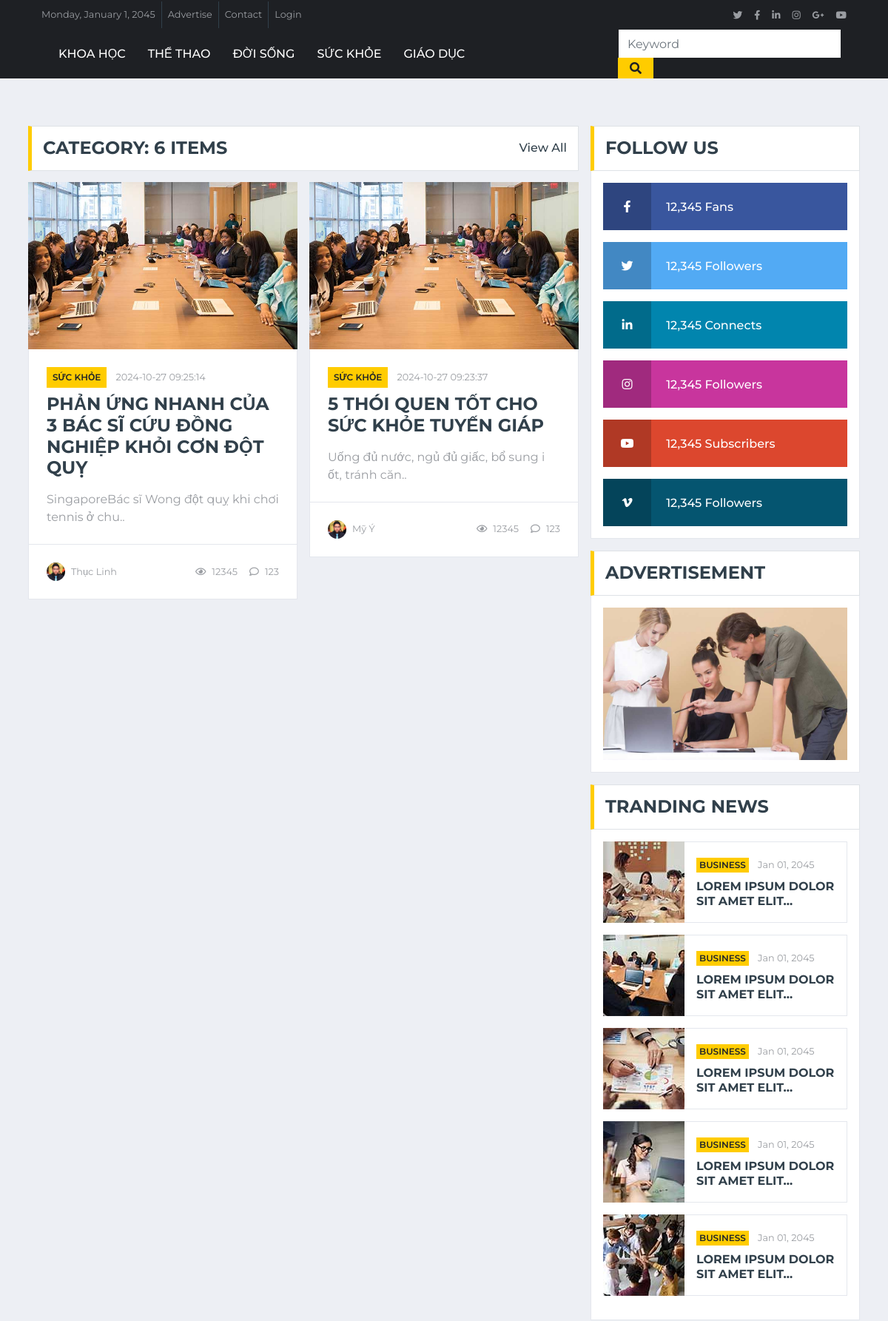
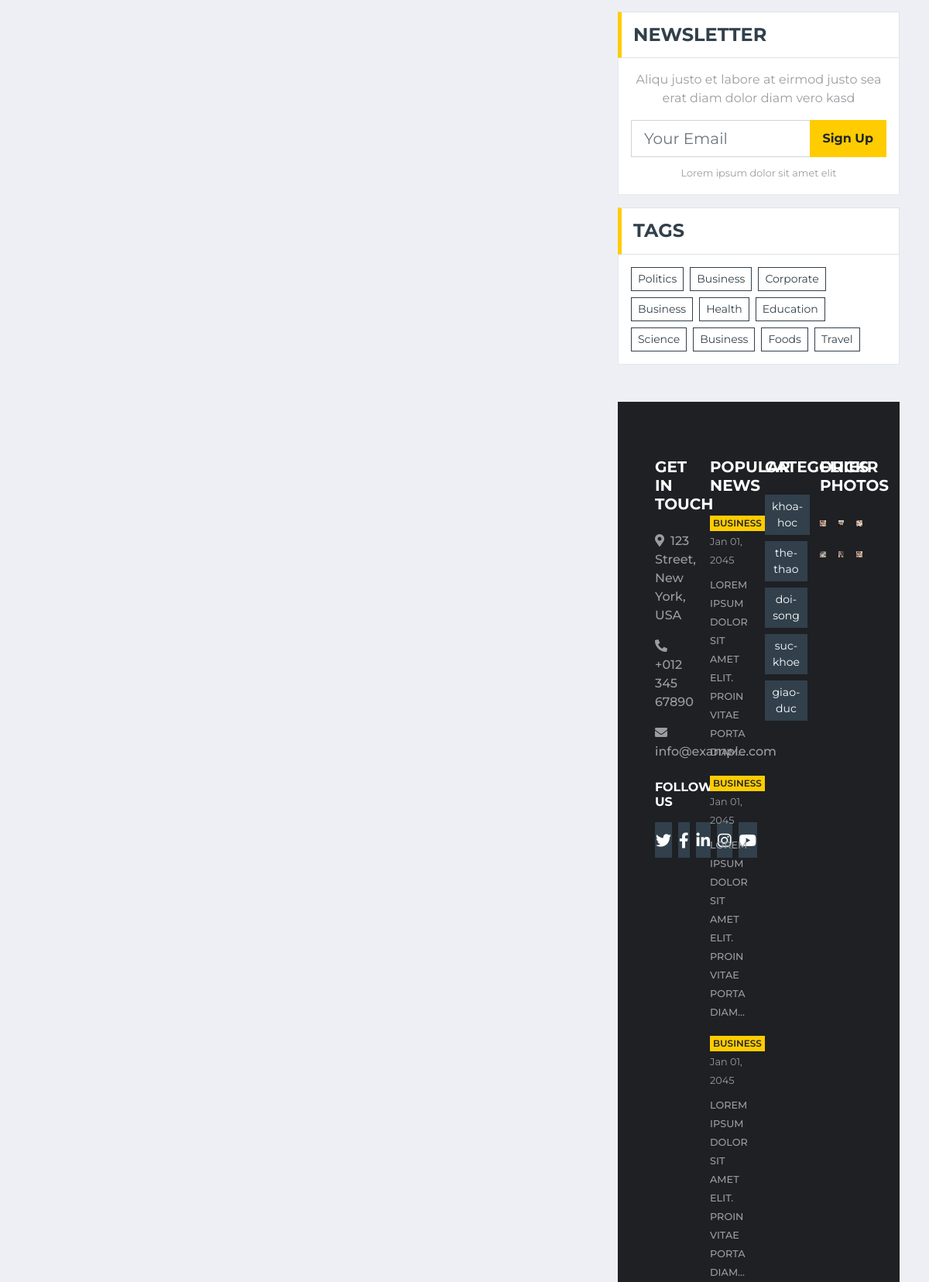
The page /archive.php?cate-id=4 (upper part) on the database its author committed (2 pictures, top to bottom).
### tables this page shows
CREATE TABLE IF NOT EXISTS `categories` (
  `id` int NOT NULL AUTO_INCREMENT,
  `name` varchar(225) NOT NULL,
  `slug` varchar(225) NOT NULL,
  `parent` int NOT NULL DEFAULT '0',
  PRIMARY KEY (`id`)
);

CREATE TABLE IF NOT EXISTS `items` (
  `id` int NOT NULL AUTO_INCREMENT,
  `title` varchar(225) NOT NULL,
  `excerpt` varchar(225) NOT NULL,
  `content` text NOT NULL,
  `image` varchar(225) NOT NULL,
  `category` int NOT NULL,
  `featured` int NOT NULL DEFAULT '0',
  `views` int NOT NULL,
  `created_at` timestamp NOT NULL DEFAULT CURRENT_TIMESTAMP,
  `updated_at` timestamp NOT NULL DEFAULT CURRENT_TIMESTAMP,
  `author` int NOT NULL,
  PRIMARY KEY (`id`)
);

CREATE TABLE IF NOT EXISTS `users` (
  `id` int NOT NULL AUTO_INCREMENT,
  `name` varchar(225) NOT NULL,
  PRIMARY KEY (`id`)
);

### model/db.php (called while the page is built)
<?php
class Db
{
    public static $connection;
    public function __construct()
    {
        if (!self::$connection) {
            self::$connection = new mysqli(DB_HOST, DB_USER, DB_PASSWORD, DB_NAME, PORT);
            self::$connection->set_charset(DB_CHARSET);
        }
        return self::$connection;
    }
}

### model/categories.php (called while the page is built, shortened)
<?php
class categories extends Db
{
    public function getAllCate()
    {
        $sql = self::$connection->prepare("SELECT * FROM categories");
        $sql->execute();
        $categories = $sql->get_result()->fetch_all(MYSQLI_ASSOC);
        return $categories;
    }
}

### model/items.php (called while the page is built, shortened)
<?php
class item extends Db
{
    public function getAllItem()
    {
        $sql = self::$connection->prepare("SELECT * FROM items");
        $sql->execute();
        $item = $sql->get_result()->fetch_all(MYSQLI_ASSOC);
        return $item;
    }
    public function TinNoiBat($start, $end)
    {
        $sql = self::$connection->prepare('SELECT items.*, categories.name AS tenCate
        FROM items
        JOIN categories ON items.category = categories.id
        ORDER BY items.created_at DESC
        LIMIT ?, ?');
        $sql->bind_param('ii', $start, $end);
        $sql->execute();
        $item = $sql->get_result()->fetch_all(MYSQLI_ASSOC);
        return $item;
    }
    public function getAllItemByCate($cate_id)
    {
        $sql = self::$connection->prepare('SELECT * FROM items WHERE category = ? ');
        $sql->bind_param('i', $cate_id);
        $sql->execute();
        $item = $sql->get_result()->fetch_all(MYSQLI_ASSOC);
        return $item;
    }
    public function getItemByCate($cate_id, $page, $count)
    {
        $start = ($page - 1) * $count;
        $sql = self::$connection->prepare('SELECT items.*, categories.name AS nameCate, users.name as authors FROM items
        JOIN categories on categories.id = items.category
        JOIN users on users.id = items.author
        WHERE category LIKE ?
        ORDER BY created_at desc
        LIMIT ?, ?');
        $sql->bind_param('iii', $cate_id, $start, $count);
        $sql->execute();
        $item = $sql->get_result()->fetch_all(MYSQLI_ASSOC);
        return $item;
    }
}

### archive.php (the view, shortened to what this page needs)
<?php include "header.php";
if (isset($_GET['cate-id'])) :
    $cate_id = $_GET['cate-id'];
    $perPage = 2;
    $page = isset($_GET['page']) ? $_GET['page'] : 1;
    $total = count($item->getAllItemByCate($cate_id));
?>
    <div class="container-fluid mt-5 pt-3">
        <div class="container">
            <div class="row">
                <div class="col-lg-8">
                    <div class="row">
                        <div class="col-12">
                            <div class="section-title">
                                <h4 class="m-0 text-uppercase font-weight-bold">Category: <?php echo $total ?> items</h4>
                                <a class="text-secondary font-weight-medium text-decoration-none" href="">View All</a>
                            </div>
                        </div>
                        <?php
                        $getInfoItemByCate = $item->getItemByCate($cate_id, $page, $perPage);
                        foreach ($getInfoItemByCate as $key => $value):
                        ?>
                            <div class="col-lg-6">
                                <div class="position-relative mb-3">
                                    <img class="img-fluid w-100" src="img/news-700x435-1.jpg" style="object-fit: cover;">
                                    <div class="bg-white border border-top-0 p-4">
                                        <div class="mb-2">
                                            <a class="badge badge-primary text-uppercase font-weight-semi-bold p-2 mr-2"
                                                href=""><?php echo $value['nameCate'] ?></a>
                                            <a class="text-body" href=""><small><?php echo $value['created_at'] ?></small></a>
                                        </div>
                                        <a class="h4 d-block mb-3 text-secondary text-uppercase font-weight-bold" href=""><?php echo $value['title'] ?></a>
                                        <p class="m-0"><?php echo $value['excerpt'] ?></p>
                                    </div>
                                    <div class="d-flex justify-content-between bg-white border border-top-0 p-4">
                                        <div class="d-flex align-items-center">
                                            <img class="rounded-circle mr-2" src="img/user.jpg" width="25" height="25" alt="">
                                            <small><?php echo $value['authors'] ?></small>
                                        </div>
                                        <div class="d-flex align-items-center">
                                            <small class="ml-3"><i class="far fa-eye mr-2"></i>12345</small>
                                            <small class="ml-3"><i class="far fa-comment mr-2"></i>123</small>
                                        </div>
                                    </div>
                                </div>
                            </div>
                        <?php endforeach; ?>
                    </div>
                </div>
                <div class="col-lg-4">
                    <?php include "social-sidebar.php" ?>
        <?php
    endif;
    require "footer.php";
        ?>

### header.php (shortened to what this page needs)
<?php
require "model/db.php";
require "model/categories.php";
require "model/items.php";
$item = new Item();
$getAllItem = $item->getAllItem();
$getTinNoiBatKhac = $item->TinNoiBat(2, 4);
$categories = new categories();
$getAllCate = $categories->getAllCate();
?>
<!DOCTYPE html>
<html lang="en">
<head>
    <link href="https://cdnjs.cloudflare.com/ajax/libs/font-awesome/5.15.0/css/all.min.css" rel="stylesheet">
    <link href="lib/owlcarousel/assets/owl.carousel.min.css" rel="stylesheet">
    <link href="css/style.css" rel="stylesheet">
</head>
<body>
    <div class="container-fluid d-none d-lg-block">
        <div class="row align-items-center bg-dark px-lg-5">
            <div class="col-lg-9">
                <nav class="navbar navbar-expand-sm bg-dark p-0">
                    <ul class="navbar-nav ml-n2">
                        <li class="nav-item border-right border-secondary">
                            <a class="nav-link text-body small" href="#">Monday, January 1, 2045</a>
                        </li>
                        <li class="nav-item border-right border-secondary">
                            <a class="nav-link text-body small" href="#">Advertise</a>
                        </li>
                        <li class="nav-item border-right border-secondary">
                            <a class="nav-link text-body small" href="#">Contact</a>
                        </li>
                        <li class="nav-item">
                            <a class="nav-link text-body small" href="#">Login</a>
                        </li>
                    </ul>
                </nav>
            </div>
            <div class="col-lg-3 text-right d-none d-md-block">
                <nav class="navbar navbar-expand-sm bg-dark p-0">
                    <ul class="navbar-nav ml-auto mr-n2">
                        <li class="nav-item">
                            <a class="nav-link text-body" href="#"><small class="fab fa-twitter"></small></a>
                        </li>
                        <li class="nav-item">
                            <a class="nav-link text-body" href="#"><small class="fab fa-facebook-f"></small></a>
                        </li>
                        <li class="nav-item">
                            <a class="nav-link text-body" href="#"><small class="fab fa-linkedin-in"></small></a>
                        </li>
                        <li class="nav-item">
                            <a class="nav-link text-body" href="#"><small class="fab fa-instagram"></small></a>
                        </li>
                        <li class="nav-item">
                            <a class="nav-link text-body" href="#"><small class="fab fa-google-plus-g"></small></a>
                        </li>
                        <li class="nav-item">
                            <a class="nav-link text-body" href="#"><small class="fab fa-youtube"></small></a>
                        </li>
                    </ul>
                </nav>
            </div>
        </div>
    </div>
    <div class="container-fluid p-0">
        <nav class="navbar navbar-expand-lg bg-dark navbar-dark py-2 py-lg-0 px-lg-5">
            <div class="collapse navbar-collapse justify-content-between px-0 px-lg-3" id="navbarCollapse">
                <div class="navbar-nav mr-auto py-0">
                    <?php
                    foreach ($getAllCate as $key => $value):
                    ?>
                        <a href="archive.php?cate-id=<?php echo $value['id']?>" class="nav-item nav-link"><?php echo $value['name'] ?></a>
                    <?php endforeach ?>
                </div>
                <div class="input-group ml-auto d-none d-lg-flex" style="width: 100%; max-width: 300px;">
                    <form action="result.php" method="GET" class="w-100">
                        <input type="text" class="form-control border-0" name="keyword" placeholder="Keyword">
                        <div class="input-group-append">
                            <button type="submit" class="input-group-text bg-primary text-dark border-0 px-3">
                                <i class="fa fa-search"></i>
                            </button>
                        </div>
                    </form>
                </div>
            </div>
    </div>

### footer.php (shortened to what this page needs)
 <div class="container-fluid bg-dark pt-5 px-sm-3 px-md-5 mt-5">
        <div class="row py-4">
            <div class="col-lg-3 col-md-6 mb-5">
                <h5 class="mb-4 text-white text-uppercase font-weight-bold">Get In Touch</h5>
                <p class="font-weight-medium"><i class="fa fa-map-marker-alt mr-2"></i>123 Street, New York, USA</p>
                <p class="font-weight-medium"><i class="fa fa-phone-alt mr-2"></i>+012 345 67890</p>
                <p class="font-weight-medium"><i class="fa fa-envelope mr-2"></i>info@example.com</p>
                <h6 class="mt-4 mb-3 text-white text-uppercase font-weight-bold">Follow Us</h6>
                <div class="d-flex justify-content-start">
                    <a class="btn btn-lg btn-secondary btn-lg-square mr-2" href="#"><i class="fab fa-twitter"></i></a>
                    <a class="btn btn-lg btn-secondary btn-lg-square mr-2" href="#"><i class="fab fa-facebook-f"></i></a>
                    <a class="btn btn-lg btn-secondary btn-lg-square mr-2" href="#"><i class="fab fa-linkedin-in"></i></a>
                    <a class="btn btn-lg btn-secondary btn-lg-square mr-2" href="#"><i class="fab fa-instagram"></i></a>
                    <a class="btn btn-lg btn-secondary btn-lg-square" href="#"><i class="fab fa-youtube"></i></a>
                </div>
            </div>
            <div class="col-lg-3 col-md-6 mb-5">
                <h5 class="mb-4 text-white text-uppercase font-weight-bold">Popular News</h5>
                <div class="mb-3">
                    <div class="mb-2">
                        <a class="badge badge-primary text-uppercase font-weight-semi-bold p-1 mr-2" href="">Business</a>
                        <a class="text-body" href=""><small>Jan 01, 2045</small></a>
                    </div>
                    <a class="small text-body text-uppercase font-weight-medium" href="">Lorem ipsum dolor sit amet elit. Proin vitae porta diam...</a>
                </div>
                <div class="mb-3">
                    <div class="mb-2">
                        <a class="badge badge-primary text-uppercase font-weight-semi-bold p-1 mr-2" href="">Business</a>
                        <a class="text-body" href=""><small>Jan 01, 2045</small></a>
                    </div>
                    <a class="small text-body text-uppercase font-weight-medium" href="">Lorem ipsum dolor sit amet elit. Proin vitae porta diam...</a>
                </div>
                <div class="">
                    <div class="mb-2">
                        <a class="badge badge-primary text-uppercase font-weight-semi-bold p-1 mr-2" href="">Business</a>
                        <a class="text-body" href=""><small>Jan 01, 2045</small></a>
                    </div>
                    <a class="small text-body text-uppercase font-weight-medium" href="">Lorem ipsum dolor sit amet elit. Proin vitae porta diam...</a>
                </div>
            </div>
            <div class="col-lg-3 col-md-6 mb-5">
                <h5 class="mb-4 text-white text-uppercase font-weight-bold">Categories</h5>
                <div class="m-n1">
                <?php foreach ($getAllCate as $key => $value): ?>
                <a href="" class="btn btn-sm btn-secondary m-1"><?php echo $value['slug'] ?></a>
                <?php endforeach ?>
                </div>
            </div>
            <div class="col-lg-3 col-md-6 mb-5">
                <h5 class="mb-4 text-white text-uppercase font-weight-bold">Flickr Photos</h5>
                <div class="row">
                    <div class="col-4 mb-3">
                        <a href=""><img class="w-100" src="img/news-110x110-1.jpg" alt=""></a>
                    </div>
                    <div class="col-4 mb-3">
                        <a href=""><img class="w-100" src="img/news-110x110-2.jpg" alt=""></a>
                    </div>
                    <div class="col-4 mb-3">
                        <a href=""><img class="w-100" src="img/news-110x110-3.jpg" alt=""></a>
                    </div>
                    <div class="col-4 mb-3">
                        <a href=""><img class="w-100" src="img/news-110x110-4.jpg" alt=""></a>
                    </div>
                    <div class="col-4 mb-3">
                        <a href=""><img class="w-100" src="img/news-110x110-5.jpg" alt=""></a>
                    </div>
                    <div class="col-4 mb-3">
                        <a href=""><img class="w-100" src="img/news-110x110-1.jpg" alt=""></a>
                    </div>
                </div>
            </div>
        </div>
    </div>
</body>
</html>

### rows shown on the page
categories: name "KHOA HỌC", slug "khoa-hoc"
categories: name "THỂ THAO", slug "the-thao"
categories: name "ĐỜI SỐNG", slug "doi-song"
categories: name "SỨC KHỎE", slug "suc-khoe"
categories: name "GIÁO DỤC", slug "giao-duc"
items: categories.name "SỨC KHỎE", created_at "2024-10-27 09:25:14", title "PHẢN ỨNG NHANH CỦA 3 BÁC SĨ CỨU ĐỒNG NGHIỆP KHỎI CƠN ĐỘT QUỴ", excerpt "SingaporeBác sĩ Wong đột quỵ khi chơi tennis ở chu..", users.name "Thục Linh"
items: categories.name "SỨC KHỎE", created_at "2024-10-27 09:23:37", title "5 THÓI QUEN TỐT CHO SỨC KHỎE TUYẾN GIÁP", excerpt "Uống đủ nước, ngủ đủ giấc, bổ sung i ốt, tránh căn..", users.name "Mỹ Ý"

### other values the page prints
$total "6"
